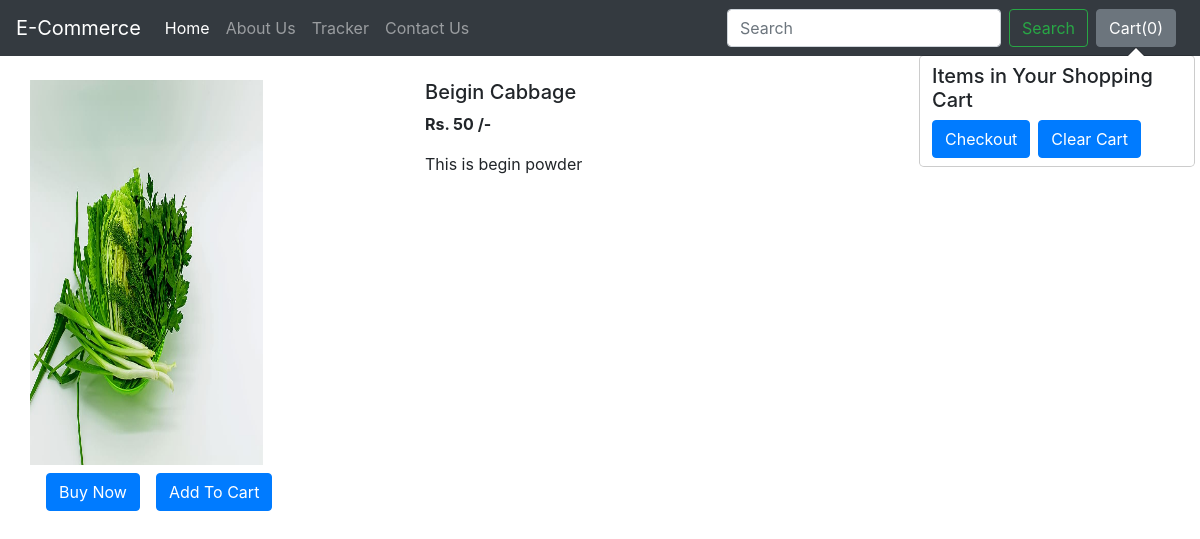
The app's page /productview/5 with its own data.
### shop/models.py (models this page shows, shortened)
class Product(models.Model):
    product_id = models.AutoField
    product_name = models.CharField(max_length=50)
    desc = models.CharField(max_length=300)
    pub_data = models.DateField()
    category = models.CharField(max_length=50, default="")
    subcategory = models.CharField(max_length=50, default="")
    price = models.IntegerField(default=0)
    image = models.ImageField(upload_to="shop/images", default="")

### shop/views.py (the view)
# urls.py: path('productview/<int:prod_id>', views.prodview, name='ProductView'),
def prodview(request, prod_id):
    product = Product.objects.filter(id=prod_id)
    return render(request, 'shop/productview.html', {'products': product[0]})

### templates/shop/productview.html
{% extends 'base.html' %}
{% load bootstrap4 %}
{% block content %}
    <div class="container my-4">
    <div class="row">
            <div class="col-md-4">
                <div class="row">
                 <img src="/media/{{ products.image }}" alt="{{ products.product_name }}"
                      width="233px" height="385px">
                </div>
                <div class="row mt-2">
                    <button class="btn btn-primary mx-3">Buy Now</button>
                    <button class="btn btn-primary">Add To Cart</button>
                </div>
            </div>
        <div class="col-md-8">
            <h5>{{ products.product_name }}</h5>
            <p class="font-weight-bold">Rs. {{ products.price }} /-</p>
            <p>{{ products.desc }}</p>
        </div>
    </div>
    </div>
{% endblock content %}

### records on screen
Product: image (picture), product_name "Beigin Cabbage", price "50", desc "This is begin powder"
